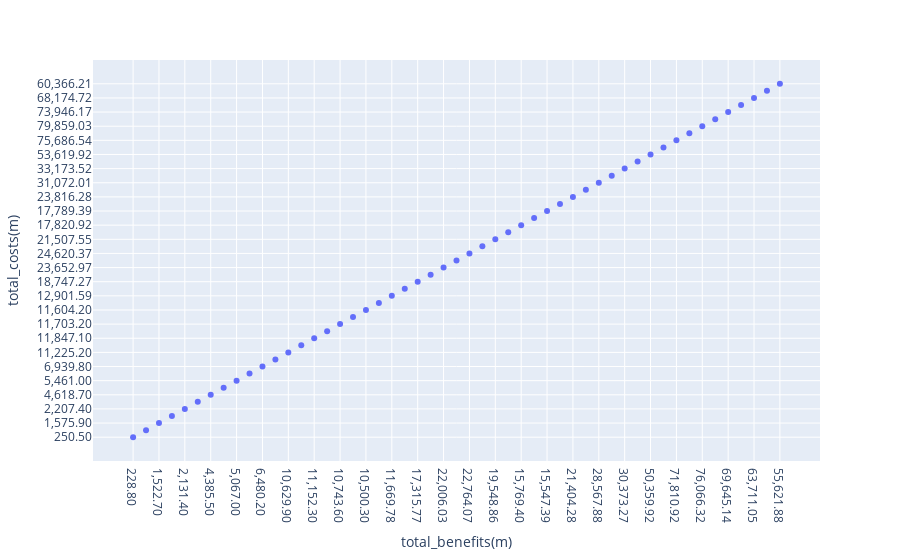

Notebook code cell kept with this figure:
### Markdown cell above
- Create a scatterplot to show the relationship bewtween the total benefits and total costs

### Code cell
px.scatter(clean_df,'total_benefits(m)', 'total_costs(m)')

### Figure 1 — Plotly figure (JSON) as saved in the notebook; plotly's stock layout.template omitted (floating-point values rounded to 4 significant figures)
{"data": [{"hovertemplate": "total_benefits(m)=%{x}<br>total_costs(m)=%{y}<extra></extra>", "legendgroup": "", "marker": {"color": "#636efa", "symbol": "circle"}, "mode": "markers", "name": "", "orientation": "v", "showlegend": false, "type": "scatter", "x": ["228.80", "549.70", "1,522.70", "1,797.30", "2,131.40", "2,718.30", "4,385.50", "5,326.50", "5,067.00", "5,139.20", "6,480.20", "8,720.90", "10,629.90", "10,208.30", "11,152.30", "10,696.10", "10,743.60", "10,605.20", "10,500.30", "11,149.10", "11,669.78", "14,142.79", "17,315.77", "20,905.68", "22,006.03", "22,748.58", "22,764.07", "22,440.11", "19,548.86", "16,890.49", "15,769.40", "14,983.32", "15,547.39", "18,256.20", "21,404.28", "24,618.89", "28,567.88", "30,187.35", "30,373.27", "34,608.40", "50,359.92", "64,702.16", "71,810.92", "74,619.34", "76,066.32", "69,998.84", "69,645.14", "66,539.27", "63,711.05", "60,916.85", "55,621.88"], "xaxis": "x", "y": ["250.50", "576.90", "1,575.90", "1,866.70", "2,207.40", "2,837.50", "4,618.70", "5,685.50", "5,461.00", "5,519.70", "6,939.80", "9,206.50", "11,225.20", "10,836.70", "11,847.10", "11,578.80", "11,703.20", "11,638.40", "11,604.20", "12,316.80", "12,901.59", "15,447.26", "18,747.27", "22,462.34", "23,652.97", "24,493.45", "24,620.37", "24,330.99", "21,507.55", "18,988.32", "17,820.92", "17,054.02", "17,789.39", "20,637.02", "23,816.28", "27,099.03", "31,072.01", "32,903.06", "33,173.52", "37,639.64", "53,619.92", "68,283.47", "75,686.54", "78,411.10", "79,859.03", "74,060.33", "73,946.17", "70,913.55", "68,174.72", "65,446.40", "60,366.21"], "yaxis": "y"}], "layout": {"legend": {"tracegroupgap": 0}, "margin": {"t": 60}, "xaxis": {"anchor": "y", "domain": [0, 1], "title": {"text": "total_benefits(m)"}}, "yaxis": {"anchor": "x", "domain": [0, 1], "title": {"text": "total_costs(m)"}}}}
